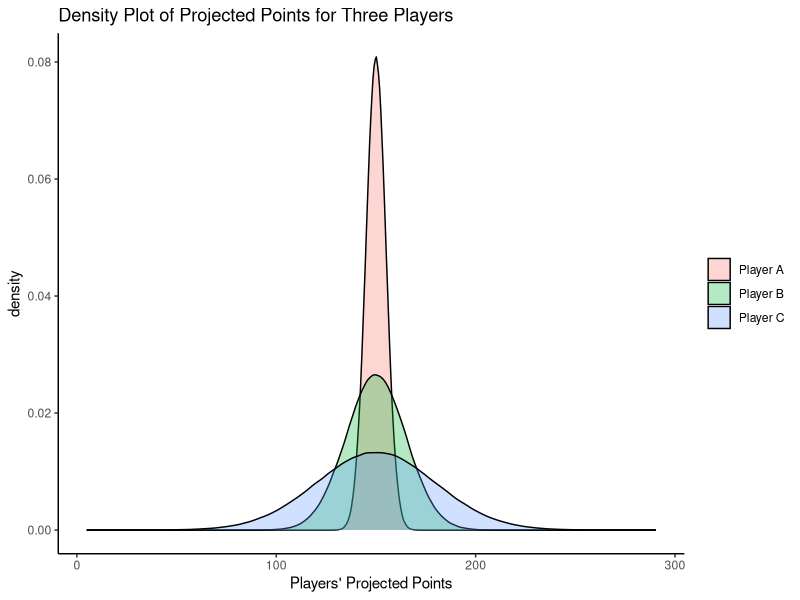

Write R code to recreate this figure.
## ---- chunk 1
library("tidyverse")
## ---- chunk 2
set.seed(1)

playerScoresByWeek <- data.frame(
  player1_scores = rnorm(17, mean = 20, sd = 7),
  player2_scores = rnorm(17, mean = 20, sd = 4),
  player3_scores = rnorm(17, mean = 10, sd = 4),
  player4_scores = rnorm(17, mean = 10, sd = 1)
)

consistencyData <- data.frame(t(playerScoresByWeek))

weekNames <- paste("week", 1:17, sep = "")

names(consistencyData) <- weekNames
row.names(consistencyData) <- NULL

consistencyData$mean <- rowMeans(consistencyData[,weekNames])
consistencyData$sd <- apply(consistencyData, 1, sd)
consistencyData$cv <- consistencyData$sd / consistencyData$mean

consistencyData$player <- c(1, 2, 3, 4)

consistencyData <- consistencyData %>% 
  select(player, mean, sd, cv, week1:week17)

round(consistencyData, 2)
## ---- chunk 3
exampleData <- data.frame(
  player = c(rep("A", 3), rep("B", 3)),
  expert = c(1:3, 1:3),
  projectedPoints = c(300, 310, 290, 400, 300, 200)
)

playerA_mean <- mean(exampleData$projectedPoints[which(exampleData$player == "A")])
playerB_mean <- mean(exampleData$projectedPoints[which(exampleData$player == "B")])

playerA_mean
playerB_mean
## ---- chunk 4
playerA_sd <- sd(exampleData$projectedPoints[which(exampleData$player == "A")])
playerb_sd <- sd(exampleData$projectedPoints[which(exampleData$player == "B")])

playerA_cv <- playerA_mean / playerA_sd
playerB_cv <- playerB_mean / playerb_sd

playerA_sd
playerb_sd

playerA_cv
playerB_cv
## ---- chunk 5
#| label: fig-playerUncertainty
#| fig-cap: "Density Plot of Projected Points for Three Players"
#| code-fold: true

playerA <- rnorm(1000000, mean = 150, sd = 5)
playerB <- rnorm(1000000, mean = 150, sd = 15)
playerC <- rnorm(1000000, mean = 150, sd = 30)

mydata <- data.frame(playerA, playerB, playerC)

mydata_long <- mydata %>% 
  pivot_longer(
    cols = everything(),
    names_to = "player",
    values_to = "points"
  ) %>% 
  mutate(
    name = case_match(
      player,
      "playerA" ~ "Player A",
      "playerB" ~ "Player B",
      "playerC" ~ "Player C",
    )
  )

ggplot2::ggplot(
  data = mydata_long,
  ggplot2::aes(
    x = points,
    fill = name
  )
) +
  ggplot2::geom_density(alpha = .3) + 
  ggplot2::labs(
    x = "Players' Projected Points",
    title = "Density Plot of Projected Points for Three Players"
  ) +
  ggplot2::theme_classic() +
  ggplot2::theme(legend.title = element_blank())
